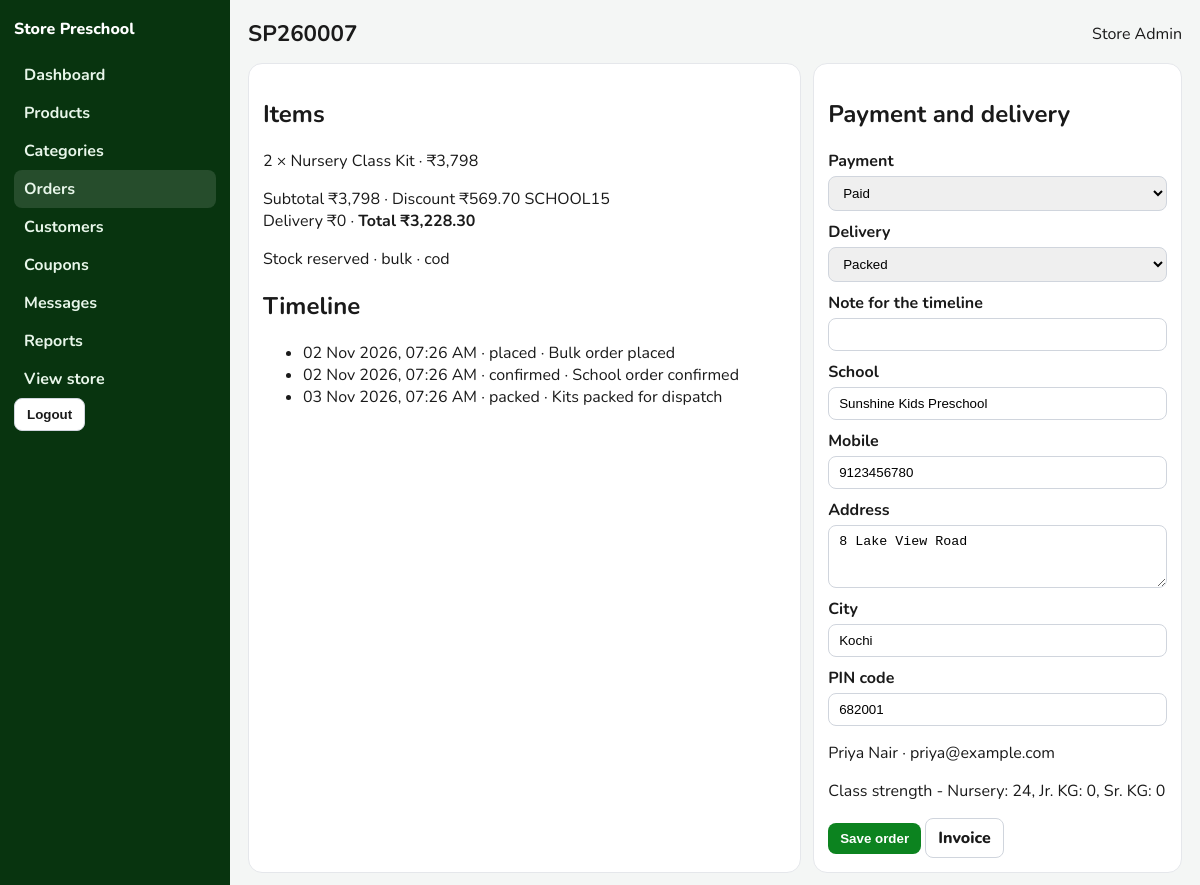
The page /admin/order.php?no=SP260007 (signed in) on the database its author committed.
### tables this page shows
CREATE TABLE users (
    id INT UNSIGNED AUTO_INCREMENT PRIMARY KEY,
    name VARCHAR(120) NOT NULL,
    email VARCHAR(160) NOT NULL,
    phone VARCHAR(15) NOT NULL,
    password_hash VARCHAR(255) NOT NULL,
    role ENUM('customer', 'admin') NOT NULL DEFAULT 'customer',
    school_name VARCHAR(180) NULL,
    address VARCHAR(500) NULL,
    city VARCHAR(80) NULL,
    pincode VARCHAR(10) NULL,
    is_active TINYINT(1) NOT NULL DEFAULT 1,
    created_at TIMESTAMP NOT NULL DEFAULT CURRENT_TIMESTAMP,
    UNIQUE KEY uniq_email (email)
);

CREATE TABLE order_items (
    id INT UNSIGNED AUTO_INCREMENT PRIMARY KEY,
    order_id INT UNSIGNED NOT NULL,
    product_id INT UNSIGNED NULL,
    product_name VARCHAR(180) NOT NULL,
    unit_price DECIMAL(10,2) NOT NULL,
    quantity INT NOT NULL,
    line_total DECIMAL(10,2) NOT NULL,
    KEY idx_order (order_id),
    CONSTRAINT fk_items_order FOREIGN KEY (order_id) REFERENCES orders (id) ON DELETE CASCADE,
    CONSTRAINT fk_items_product FOREIGN KEY (product_id) REFERENCES products (id) ON DELETE SET NULL
);

CREATE TABLE orders (
    id INT UNSIGNED AUTO_INCREMENT PRIMARY KEY,
    order_number VARCHAR(20) NOT NULL,
    user_id INT UNSIGNED NULL,
    order_type ENUM('retail', 'bulk') NOT NULL DEFAULT 'retail',
    customer_name VARCHAR(120) NOT NULL,
    email VARCHAR(160) NOT NULL,
    school_name VARCHAR(180) NOT NULL,
    mobile VARCHAR(15) NOT NULL,
    address VARCHAR(500) NOT NULL,
    city VARCHAR(80) NOT NULL,
    pincode VARCHAR(10) NOT NULL,
    notes VARCHAR(500) NULL,
    subtotal DECIMAL(10,2) NOT NULL,
    discount DECIMAL(10,2) NOT NULL DEFAULT 0,
    coupon_code VARCHAR(40) NULL,
    delivery_fee DECIMAL(10,2) NOT NULL DEFAULT 0,
    total DECIMAL(10,2) NOT NULL,
    payment_method ENUM('razorpay', 'cod') NOT NULL,
    payment_status ENUM('pending', 'paid', 'failed', 'refunded') NOT NULL DEFAULT 'pending',
    razorpay_order_id VARCHAR(64) NULL,
    razorpay_payment_id VARCHAR(64) NULL,
    delivery_status ENUM('placed', 'confirmed', 'packed', 'shipped', 'out_for_delivery', 'delivered', 'cancelled') NOT NULL DEFAULT 'placed',
    stock_deducted TINYINT(1) NOT NULL DEFAULT 0,
    created_at TIMESTAMP NOT NULL DEFAULT CURRENT_TIMESTAMP,
    UNIQUE KEY uniq_order_number (order_number),
    KEY idx_user (user_id),
    KEY idx_status (payment_status, delivery_status),
    KEY idx_created (created_at),
    CONSTRAINT fk_orders_user FOREIGN KEY (user_id) REFERENCES users (id) ON DELETE SET NULL
);

CREATE TABLE order_status_logs (
    id INT UNSIGNED AUTO_INCREMENT PRIMARY KEY,
    order_id INT UNSIGNED NOT NULL,
    status VARCHAR(40) NOT NULL,
    note VARCHAR(255) NOT NULL,
    created_at TIMESTAMP NOT NULL DEFAULT CURRENT_TIMESTAMP,
    KEY idx_order (order_id),
    CONSTRAINT fk_logs_order FOREIGN KEY (order_id) REFERENCES orders (id) ON DELETE CASCADE
);

### includes/functions.php (called while the page is built, shortened)
<?php
function e(mixed $value): string
{
    return htmlspecialchars((string) $value, ENT_QUOTES | ENT_SUBSTITUTE, 'UTF-8');
}
function url(string $path = ''): string
{
    $base = rtrim(BASE_URL, '/');
    if ($path === '') {
        return $base === '' ? '/' : $base . '/';
    }
    return ($base === '' ? '' : $base) . '/' . ltrim($path, '/');
}
function money(mixed $amount): string
{
    $amount = round((float) $amount, 2);
    $hasPaise = abs($amount - floor($amount)) > 0.001;
    return '₹' . number_format($amount, $hasPaise ? 2 : 0);
}
function when(?string $timestamp): string
{
    $time = strtotime($timestamp);
    return $time ? date('d M Y, h:i A', $time) : $timestamp;
}
function current_user(): ?array
{
    static $loaded = false;
    static $user = null;
    if ($loaded) {
        return $user;
    }
    $loaded = true;
    $stmt = db()->prepare('SELECT * FROM users WHERE id = ? LIMIT 1');
    $stmt->execute([(int) $_SESSION['user_id']]);
    $row = $stmt->fetch();
    $user = $row;
    return $user;
}
function require_admin(): void
{
    $user = current_user();
}
function delivery_statuses(): array
{
    return [
        'placed' => 'Placed',
        'confirmed' => 'Confirmed',
        'packed' => 'Packed',
        'shipped' => 'Shipped',
        'out_for_delivery' => 'Out for delivery',
        'delivered' => 'Delivered',
        'cancelled' => 'Cancelled',
    ];
}
function payment_statuses(): array
{
    return [
        'pending' => 'Pending',
        'paid' => 'Paid',
        'failed' => 'Failed',
        'refunded' => 'Refunded',
    ];
}

### includes/commerce.php (called while the page is built, shortened)
<?php
function find_order_by_number(string $number): ?array
{
    $stmt = db()->prepare('SELECT * FROM orders WHERE order_number = ? LIMIT 1');
    $stmt->execute([$number]);
    $row = $stmt->fetch();
    return $row ?: null;
}
function order_items(int $orderId): array
{
    $stmt = db()->prepare('SELECT * FROM order_items WHERE order_id = ? ORDER BY id');
    $stmt->execute([$orderId]);
    return $stmt->fetchAll();
}
function order_logs(int $orderId): array
{
    $stmt = db()->prepare('SELECT * FROM order_status_logs WHERE order_id = ? ORDER BY id');
    $stmt->execute([$orderId]);
    return $stmt->fetchAll();
}
function valid_order_number(string $number): bool
{
    return (bool) preg_match('/^SP[A-Z0-9]{6,16}$/', $number);
}

### config/database.php (called while the page is built, shortened)
<?php
function db(): PDO
{
    static $pdo = null;
    if ($pdo instanceof PDO) {
        return $pdo;
    }
    $dsn = sprintf(
        'mysql:host=%s;port=%d;dbname=%s;charset=%s',
        DB_HOST,
        DB_PORT,
        DB_NAME,
        DB_CHARSET
    );
    $pdo = new PDO($dsn, DB_USER, DB_PASS, [
        PDO::ATTR_ERRMODE => PDO::ERRMODE_EXCEPTION,
        PDO::ATTR_DEFAULT_FETCH_MODE => PDO::FETCH_ASSOC,
        PDO::ATTR_EMULATE_PREPARES => false,
    ]);
    return $pdo;
}

### admin/order.php (the view, shortened to what this page needs)
<?php
require_once __DIR__ . '/../includes/init.php';
require_admin();
$number = strtoupper(trim((string) ($_GET['no'] ?? $_POST['order_number'] ?? '')));
$order = valid_order_number($number) ? find_order_by_number($number) : null;
$items = order_items((int) $order['id']);
$logs = order_logs((int) $order['id']);
$pageTitle = $order['order_number'];
$active = 'orders';
require __DIR__ . '/includes/header.php';
?>
<div class="layout" style="display:grid;gap:12px;grid-template-columns:1.2fr .8fr">
    <div class="panel">
        <h2>Items</h2>
        <?php foreach ($items as $item): ?>
            <p><?= (int) $item['quantity'] ?> × <?= e($item['product_name']) ?> · <?= money($item['line_total']) ?></p>
        <?php endforeach; ?>
        <p>Subtotal <?= money($order['subtotal']) ?> · Discount <?= money($order['discount']) ?> <?= e((string) $order['coupon_code']) ?><br>
            Delivery <?= money($order['delivery_fee']) ?> · <strong>Total <?= money($order['total']) ?></strong></p>
        <p>Stock <?= (int) $order['stock_deducted'] ? 'reserved' : 'not reserved' ?> · <?= e($order['order_type']) ?> · <?= e($order['payment_method']) ?></p>
        <h2>Timeline</h2>
        <ul><?php foreach ($logs as $log): ?><li><?= e(when($log['created_at'])) ?> · <?= e($log['status']) ?> · <?= e($log['note']) ?></li><?php endforeach; ?></ul>
    </div>
    <form method="post" class="panel">
        <h2>Payment and delivery</h2>
        <label class="field">Payment
            <select name="payment_status"><?php foreach (payment_statuses() as $key => $label): ?><option value="<?= e($key) ?>"<?= $order['payment_status'] === $key ? ' selected' : '' ?>><?= e($label) ?></option><?php endforeach; ?></select>
        </label>
        <label class="field">Delivery
            <select name="delivery_status"><?php foreach (delivery_statuses() as $key => $label): ?><option value="<?= e($key) ?>"<?= $order['delivery_status'] === $key ? ' selected' : '' ?>><?= e($label) ?></option><?php endforeach; ?></select>
        </label>
        <label class="field">Note for the timeline<input name="note" maxlength="255"></label>
        <label class="field">School<input name="school_name" required value="<?= e($order['school_name']) ?>"></label>
        <label class="field">Mobile<input name="mobile" required value="<?= e($order['mobile']) ?>"></label>
        <label class="field">Address<textarea name="address" rows="3" required><?= e($order['address']) ?></textarea></label>
        <label class="field">City<input name="city" required value="<?= e($order['city']) ?>"></label>
        <label class="field">PIN code<input name="pincode" required value="<?= e($order['pincode']) ?>"></label>
        <p><?= e($order['customer_name']) ?> · <?= e($order['email']) ?></p>
        <?php if ($order['notes']): ?><p><?= nl2br(e($order['notes'])) ?></p><?php endif; ?>
        <button class="btn" type="submit">Save order</button>
        <a class="btn alt" href="<?= e(url('invoice.php?no=' . rawurlencode($order['order_number']))) ?>">Invoice</a>
    </form>
</div>
<?php require __DIR__ . '/includes/footer.php'; ?>

### admin/includes/header.php (shortened to what this page needs)
<?php
$active = $active ?? '';
$pageTitle = $pageTitle ?? 'Admin';
$adminUser = current_user();
$unreadMessages = (int) db()->query('SELECT COUNT(*) FROM messages WHERE is_read = 0')->fetchColumn();
$links = [
    'dashboard' => ['Dashboard', 'index.php'],
    'products' => ['Products', 'products.php'],
    'categories' => ['Categories', 'categories.php'],
    'orders' => ['Orders', 'orders.php'],
    'customers' => ['Customers', 'customers.php'],
    'coupons' => ['Coupons', 'coupons.php'],
    'messages' => ['Messages' . ($unreadMessages ? ' (' . $unreadMessages . ')' : ''), 'messages.php'],
    'reports' => ['Reports', 'reports.php'],
];
?>
<!doctype html>
<html lang="en">
<head>
    <link href="<?= e(url('assets/css/admin.css')) ?>" rel="stylesheet">
</head>
<body>
<div class="admin-shell">
    <aside class="side" id="side">
        <div class="brand">Store Preschool</div>
        <?php foreach ($links as $key => [$label, $href]): ?>
            <a class="<?= $active === $key ? 'on' : '' ?>" href="<?= e($href) ?>"><?= e($label) ?></a>
        <?php endforeach; ?>
        <a href="<?= e(url()) ?>">View store</a>
        <form method="post" action="logout.php"><?= csrf_field() ?><button class="btn alt" type="submit">Logout</button></form>
    </aside>
    <div class="admin-main">
        <div class="top">
            <div>
                <h1 style="display:inline;font-size:1.4rem;margin:0"><?= e($pageTitle) ?></h1>
            </div>
            <span><?= e($adminUser['name'] ?? '') ?></span>
        </div>

### assets/css/admin.css (style rules this page uses)
body { margin: 0; background: #f4f6f5; color: #1a1a1a; font-family: Nunito, "Segoe UI", sans-serif; }
a { color: #0c831f; }
.admin-shell { display: grid; grid-template-columns: 230px 1fr; min-height: 100vh; }
.side { background: #08340f; color: #fff; padding: 18px 14px; }
.side a { color: #e8f6ea; text-decoration: none; display: block; padding: 8px 10px; border-radius: 8px; font-weight: 700; }
.side a.on, .side a:hover { background: rgba(255,255,255,.12); }
.brand { font-weight: 800; margin-bottom: 16px; }
.admin-main { padding: 18px; }
.top { display: flex; justify-content: space-between; gap: 12px; align-items: center; margin-bottom: 14px; }
.card, .panel { background: #fff; border: 1px solid #e5e7eb; border-radius: 14px; padding: 14px; }
input, select, textarea { border: 1px solid #d0d5dd; border-radius: 8px; padding: 8px 10px; }
label.field { display: grid; gap: 4px; font-weight: 700; margin-bottom: 10px; }
.btn { border: 0; background: #0c831f; color: #fff; border-radius: 8px; padding: 8px 12px; font-weight: 800; text-decoration: none; display: inline-block; }
.btn.alt { background: #fff; color: #1a1a1a; border: 1px solid #d0d5dd; }

### rows shown on the page
users: name "Store Admin"
order_items: quantity "2", product_name "Nursery Class Kit", line_total "₹3,798"
orders: subtotal "₹3,798", discount "₹569.70", coupon_code "SCHOOL15", delivery_fee "₹0", total "₹3,228.30", order_type "bulk", payment_method "cod", payment_status "Paid", delivery_status "Packed", school_name "Sunshine Kids Preschool", mobile "9123456780", address "8 Lake View Road", city "Kochi", pincode "682001", customer_name "Priya Nair", email "priya@example.com", notes "Class strength - Nursery: 24, Jr. KG: 0, Sr. KG: 0"
order_status_logs: created_at "02 Nov 2026, 07:26 AM", status "placed", note "Bulk order placed"
order_status_logs: created_at "02 Nov 2026, 07:26 AM", status "confirmed", note "School order confirmed"
order_status_logs: created_at "03 Nov 2026, 07:26 AM", status "packed", note "Kits packed for dispatch"

### other values the page prints
$label "Dashboard"
$label "Products"
$label "Categories"
$label "Orders"
$label "Customers"
$label "Coupons"
$label "Messages"
$label "Reports"
$pageTitle "SP260007"
